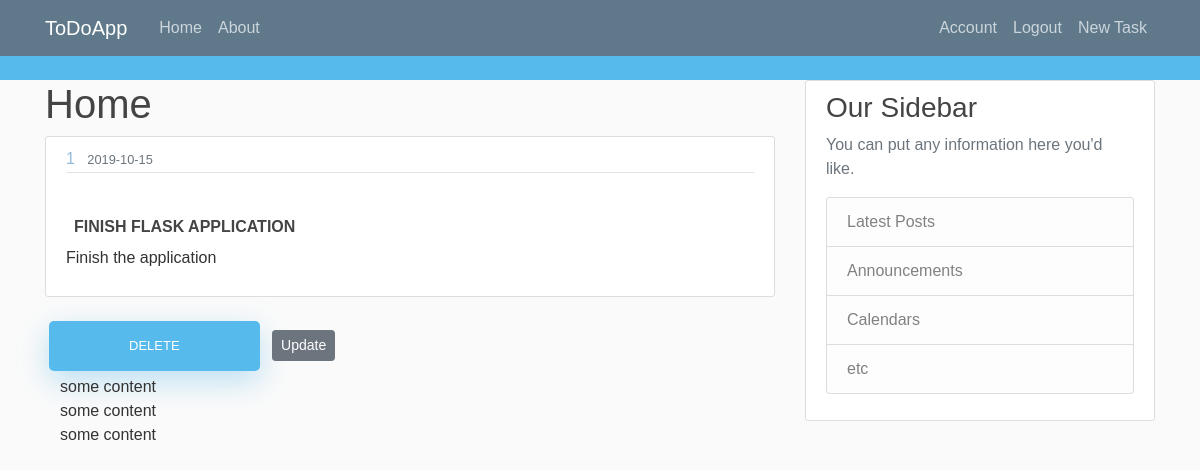
/list/1 (signed in), run on the app's committed database.
### flasktodo/models.py (models this page shows, shortened)
class Lists(db.Model):
    listid = db.Column(db.Integer, primary_key=True)
    title = db.Column(db.String(20), unique=True, nullable= False)
    date_created  = db.Column(db.DateTime, nullable=False, default = datetime.utcnow)
    content = db.Column(db.Text , nullable= False)
    user_id = db.Column(db.Integer, db.ForeignKey('user.user_id'), nullable =False)

### flasktodo/lists/routes.py (the view)
@lists.route("/list/<int:list_id>", methods=['GET', 'POST'])
@login_required
def list(list_id):
    lists =Lists.query.get_or_404(list_id)
    return render_template('list.html', title=lists.title, lists=lists)

### flasktodo/models.py (called while the page is built)
@login_manager.user_loader
def load_user(user_id):
    return User.query.get(int(user_id))

    def get_id(self):
           return (self.user_id)

### flasktodo/templates/list.html
{% extends 'base.html' %}
{% block content %}
<h1>Home</h1>
<article class="media content-section">
  <div class="media-body">
    <div class="article-metadata">
      <a class="mr-2" href="#">{{ lists.user_id }}</a>
      <small class="text-muted">{{ lists.date_created.strftime('%Y-%m-%d') }}</small>
    </div>
    <h2 class="article-title">{{ lists.title }}</h2>
    <p class="article-content">{{ lists.content }}</p>
  </div>
</article>
{% if lists.user_id == current_user.get_id() %}
<div>
  <form action="{{ url_for('lists.delete_list', list_id= lists.listid) }}" method="POST">
    <input class="btn btn-danger btn-sm m-1" type="submit" value="Delete">
    <a class="btn btn-secondary btn-sm m-1" href="{{ url_for('lists.update_list', list_id= lists.listid) }}">Update</a>
  </form>
</div>
{% endif %}
<div class="container">
<div class="box1">some content</div>
<div class="box2">some content</div>
<div class="box3">some content</div>
</div>
{% endblock %}

### flasktodo/static/css/main.css (style rules this page uses)
h1, h2, h3, h4, h5, h6 { color: #444444; }
.content-section { background: #ffffff; padding: 10px 20px; border: 1px solid #dddddd; border-radius: 3px; margin-bottom: 20px; }
.article-title { color: #444444; }
.article-content { white-space: pre-line; }
.article-metadata { padding-bottom: 1px; margin-bottom: 4px; border-bottom: 1px solid #e3e3e3 }

### flasktodo/static/css/login.css (style rules this page uses)
html { background-color: #56baed; }
a { color: #92badd; display:inline-block; text-decoration: none; font-weight: 400; }
h2 { text-align: center; font-size: 16px; font-weight: 600; text-transform: uppercase; display:inline-block; margin: 40px 8px 10px 8px; color: #cccccc; }
input[type=button], input[type=submit], input[type=reset] { background-color: #56baed; border: none; color: white; padding: 15px 80px; text-align: center; text-decoration: none; display: inline-block; text-transform: uppercase; font-size: 13px; -webkit-box-shadow: 0 10px 30px 0 rgba(95,186,233,0.4); box-shadow: 0 10px 30px 0 rgba(95,186,233,0.4); -webkit-border-radius: 5px 5px 5px 5px; border-radius: 5px 5px 5px 5px; margin: 5px 20px 40px 20px; -webkit-transition: all 0.3s ease-in-out; -moz-transition: all 0.3s ease-in-out; -ms-transition: all 0.3s ease-in-out; -o-transition: all 0.3s ease-in-out; transition: all 0.3s ease-in-out; }

### data on the page
Lists: user_id "1", date_created "2019-10-15", title "FINISH FLASK APPLICATION", content "Finish the application"
